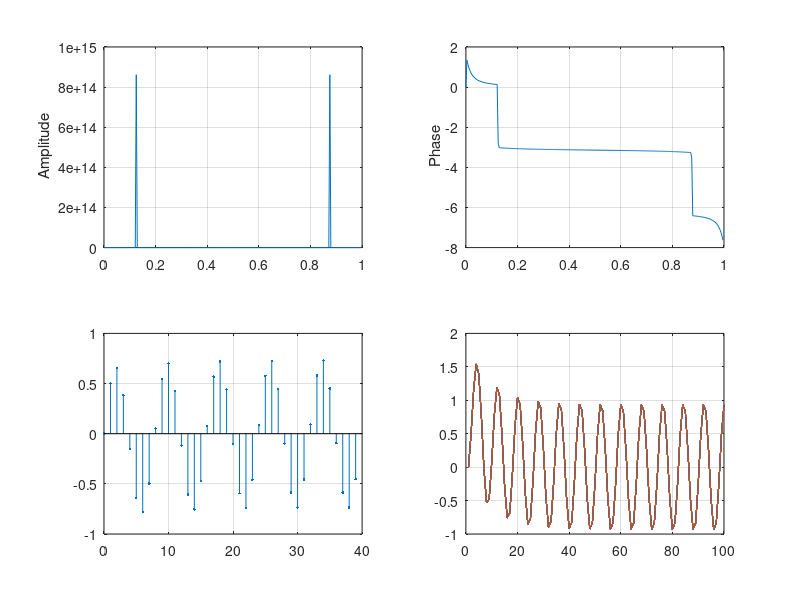
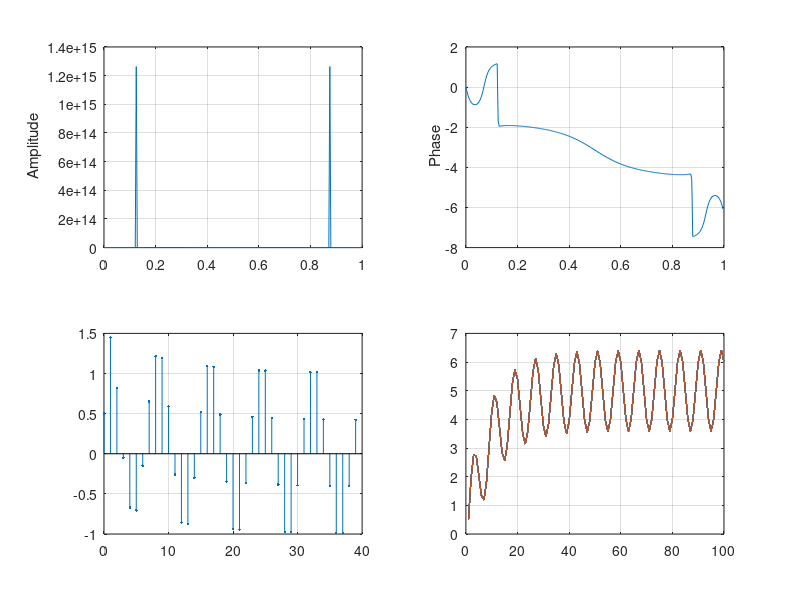
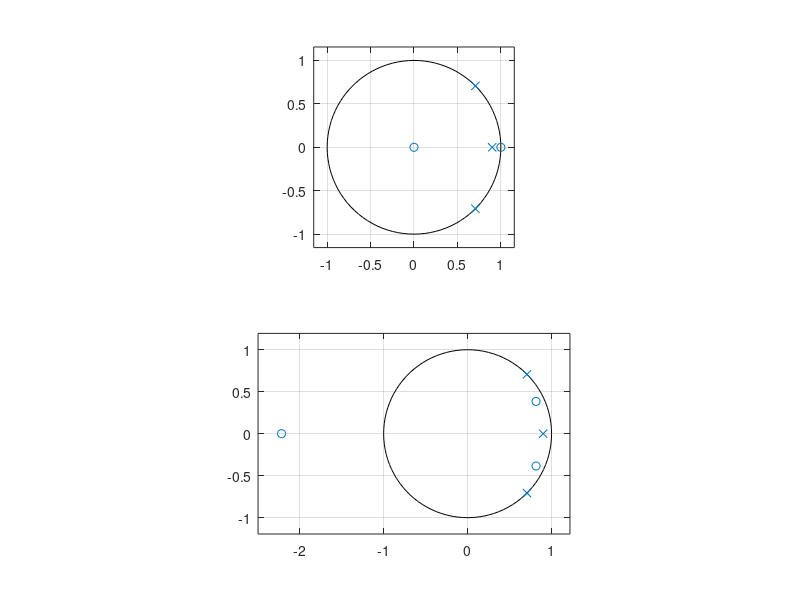

Recreate these plots in MATLAB, in order.
clear all;
%1.1
b1 = [0,0.5,-0.5];
a1 = [1,-(2^(0.5))-0.9,1+0.9*(2^(0.5)),-0.9];
%a1 = [1,-2.3142,2.2728,-0.9];
[H,w] = freqz(b1,a1,256,'whole',1);
Hr = abs(H);%amplitude
Hphase = angle(H);%phase
Hphase = unwrap(Hphase);
figure(1)
subplot(221)
plot(w,Hr);
grid on;
ylabel(' Amplitude');
subplot(222)
plot(w,Hphase);
grid on;
ylabel(' Phase');
%1.2
[h,t]=impz(b1,a1,40);
subplot(223)
stem(t,h,'.');
grid on;
%1.3
x = ones(100);
t = 1:100;
y = filter(b1,a1,x);
subplot(224)
plot(t,y);
grid on;

%2.1
b2 = [0.5,1-0.5*2^0.5,-1.4,0.9];
a2 = [1,-2^0.5-0.9,1+0.9*2^0.5,-0.9];
[H,w] = freqz(b2,a2,256,'whole',1);
Hr2 = abs(H);%amplitude
Hphase = angle(H);%phase
Hphase = unwrap(Hphase);
figure(2)
subplot(221)
plot(w,Hr2);
grid on;
ylabel(' Amplitude');
subplot(222)
plot(w,Hphase);
grid on;
ylabel(' Phase');
%2.2
[h,t]=impz(b2,a2,40);
subplot(223)
stem(t,h,'.');
grid on;
%2.3
x = ones(100);
t = 1:100;
y = filter(b2,a2,x);
subplot(224)
plot(t,y);
grid on;

%3.1
figure(3)
subplot(2,1,1)
zplane(b1,a1);
subplot(2,1,2)
zplane(b2,a2);